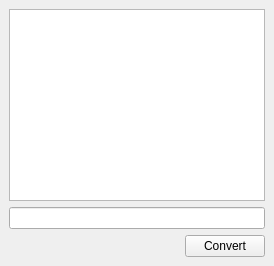
<?xml version="1.0" encoding="UTF-8"?>
<ui version="4.0">
 <class>MainWindow</class>
 <widget class="QMainWindow" name="MainWindow">
  <property name="geometry">
   <rect>
    <x>0</x>
    <y>0</y>
    <width>270</width>
    <height>234</height>
   </rect>
  </property>
  <property name="sizePolicy">
   <sizepolicy hsizetype="Fixed" vsizetype="Fixed">
    <horstretch>0</horstretch>
    <verstretch>0</verstretch>
   </sizepolicy>
  </property>
  <property name="windowTitle">
   <string>MainWindow</string>
  </property>
  <widget class="QWidget" name="centralwidget">
   <property name="sizePolicy">
    <sizepolicy hsizetype="Fixed" vsizetype="Fixed">
     <horstretch>0</horstretch>
     <verstretch>0</verstretch>
    </sizepolicy>
   </property>
   <property name="minimumSize">
    <size>
     <width>0</width>
     <height>0</height>
    </size>
   </property>
   <property name="maximumSize">
    <size>
     <width>16777215</width>
     <height>16777215</height>
    </size>
   </property>
   <layout class="QGridLayout" name="gridLayout">
    <item row="2" column="1">
     <widget class="QPushButton" name="btn_Convert">
      <property name="text">
       <string>Convert</string>
      </property>
     </widget>
    </item>
    <item row="2" column="0">
     <spacer name="horizontalSpacer">
      <property name="orientation">
       <enum>Qt::Orientation::Horizontal</enum>
      </property>
      <property name="sizeHint" stdset="0">
       <size>
        <width>40</width>
        <height>20</height>
       </size>
      </property>
     </spacer>
    </item>
    <item row="1" column="0" colspan="2">
     <widget class="QLineEdit" name="line_input"/>
    </item>
    <item row="0" column="0" colspan="2">
     <widget class="QPlainTextEdit" name="txt_output"/>
    </item>
   </layout>
  </widget>
 </widget>
 <resources/>
 <connections/>
</ui>
